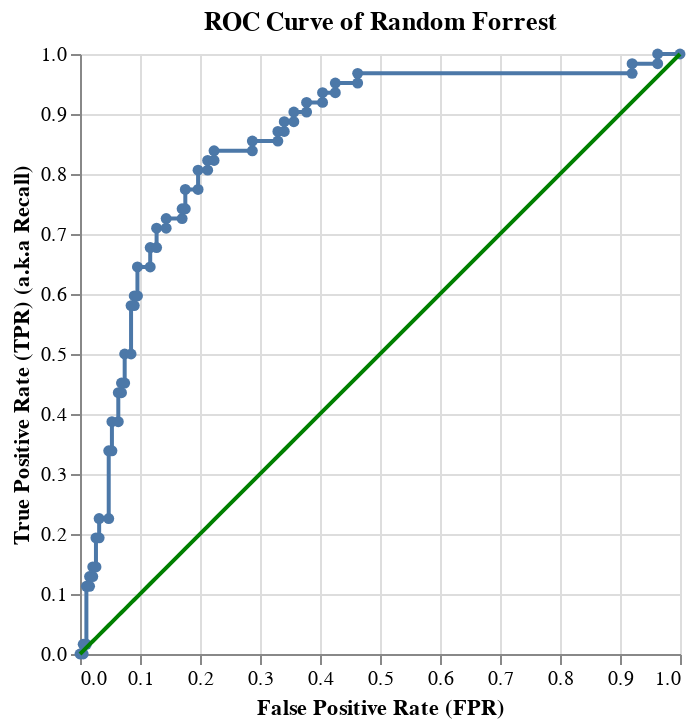

Write notebook code for a chart like this one.
### Code cell
classification_report, cmplot, roc_curve, roc_score = scores('Random Forrest', rs_rf2, x_test, y_test )
roc_curve

### Figure 1 — Vega-Lite specification as saved in the notebook (floating-point values rounded to 4 significant figures)
{"config": {"view": {"continuousWidth": 400, "continuousHeight": 300}}, "layer": [{"mark": {"type": "line", "point": true}, "encoding": {"x": {"field": "fpr", "sort": null, "title": "False Positive Rate (FPR)", "type": "quantitative"}, "y": {"field": "tpr", "title": "True Positive Rate (TPR) (a.k.a Recall)", "type": "quantitative"}}, "title": "ROC Curve of Random Forrest", "width": 300}, {"mark": {"type": "line", "color": "green"}, "encoding": {"size": {"value": 2}, "x": {"field": "fpr", "type": "quantitative"}, "y": {"field": "fpr", "type": "quantitative"}}, "title": "ROC Curve of Random Forrest", "width": 300}], "data": {"name": "data-19fc42446415e75d6b7b107c5b92adc0"}, "$schema": "https://vega.github.io/schema/vega-lite/v4.17.0.json", "datasets": {"data-19fc42446415e75d6b7b107c5b92adc0": [{"fpr": 0.0, "tpr": 0.0}, {"fpr": 0.005319, "tpr": 0.0}, {"fpr": 0.005319, "tpr": 0.01613}, {"fpr": 0.01064, "tpr": 0.01613}, {"fpr": 0.01064, "tpr": 0.1129}, {"fpr": 0.01596, "tpr": 0.1129}, {"fpr": 0.01596, "tpr": 0.129}, {"fpr": 0.02128, "tpr": 0.129}, {"fpr": 0.02128, "tpr": 0.1452}, {"fpr": 0.0266, "tpr": 0.1452}, {"fpr": 0.0266, "tpr": 0.1935}, {"fpr": 0.03191, "tpr": 0.1935}, {"fpr": 0.03191, "tpr": 0.2258}, {"fpr": 0.04787, "tpr": 0.2258}, {"fpr": 0.04787, "tpr": 0.3387}, {"fpr": 0.05319, "tpr": 0.3387}, {"fpr": 0.05319, "tpr": 0.3871}, {"fpr": 0.06383, "tpr": 0.3871}, {"fpr": 0.06383, "tpr": 0.4355}, {"fpr": 0.06915, "tpr": 0.4355}, {"fpr": 0.06915, "tpr": 0.4516}, {"fpr": 0.07447, "tpr": 0.4516}, {"fpr": 0.07447, "tpr": 0.5}, {"fpr": 0.08511, "tpr": 0.5}, {"fpr": 0.08511, "tpr": 0.5806}, {"fpr": 0.09043, "tpr": 0.5806}, {"fpr": 0.09043, "tpr": 0.5968}, {"fpr": 0.09574, "tpr": 0.5968}, {"fpr": 0.09574, "tpr": 0.6452}, {"fpr": 0.117, "tpr": 0.6452}, {"fpr": 0.117, "tpr": 0.6774}, {"fpr": 0.1277, "tpr": 0.6774}, {"fpr": 0.1277, "tpr": 0.7097}, {"fpr": 0.1436, "tpr": 0.7097}, {"fpr": 0.1436, "tpr": 0.7258}, {"fpr": 0.1702, "tpr": 0.7258}, {"fpr": 0.1702, "tpr": 0.7419}, {"fpr": 0.1755, "tpr": 0.7419}, {"fpr": 0.1755, "tpr": 0.7742}, {"fpr": 0.1968, "tpr": 0.7742}, {"fpr": 0.1968, "tpr": 0.8065}, {"fpr": 0.2128, "tpr": 0.8065}, {"fpr": 0.2128, "tpr": 0.8226}, {"fpr": 0.2234, "tpr": 0.8226}, {"fpr": 0.2234, "tpr": 0.8387}, {"fpr": 0.2872, "tpr": 0.8387}, {"fpr": 0.2872, "tpr": 0.8548}, {"fpr": 0.3298, "tpr": 0.8548}, {"fpr": 0.3298, "tpr": 0.871}, {"fpr": 0.3404, "tpr": 0.871}, {"fpr": 0.3404, "tpr": 0.8871}, {"fpr": 0.3564, "tpr": 0.8871}, {"fpr": 0.3564, "tpr": 0.9032}, {"fpr": 0.3777, "tpr": 0.9032}, {"fpr": 0.3777, "tpr": 0.9194}, {"fpr": 0.4043, "tpr": 0.9194}, {"fpr": 0.4043, "tpr": 0.9355}, {"fpr": 0.4255, "tpr": 0.9355}, {"fpr": 0.4255, "tpr": 0.9516}, {"fpr": 0.4628, "tpr": 0.9516}, {"fpr": 0.4628, "tpr": 0.9677}, {"fpr": 0.9202, "tpr": 0.9677}, {"fpr": 0.9202, "tpr": 0.9839}, {"fpr": 0.9628, "tpr": 0.9839}, {"fpr": 0.9628, "tpr": 1.0}, {"fpr": 1.0, "tpr": 1.0}]}}
